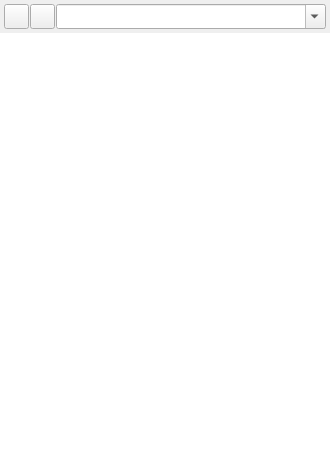
<?xml version="1.0" encoding="UTF-8"?>
<ui version="4.0">
 <class>dockBody</class>
 <widget class="QWidget" name="dockBody">
  <property name="geometry">
   <rect>
    <x>0</x>
    <y>0</y>
    <width>330</width>
    <height>470</height>
   </rect>
  </property>
  <property name="windowTitle">
   <string>Form</string>
  </property>
  <layout class="QVBoxLayout" name="verticalLayout_2">
   <property name="spacing">
    <number>0</number>
   </property>
   <property name="leftMargin">
    <number>0</number>
   </property>
   <property name="topMargin">
    <number>0</number>
   </property>
   <property name="rightMargin">
    <number>0</number>
   </property>
   <property name="bottomMargin">
    <number>0</number>
   </property>
   <item>
    <layout class="QVBoxLayout" name="verticalLayout">
     <property name="spacing">
      <number>0</number>
     </property>
     <item>
      <layout class="QHBoxLayout" name="horizontalLayout_2">
       <property name="spacing">
        <number>1</number>
       </property>
       <property name="leftMargin">
        <number>4</number>
       </property>
       <property name="topMargin">
        <number>4</number>
       </property>
       <property name="rightMargin">
        <number>4</number>
       </property>
       <property name="bottomMargin">
        <number>4</number>
       </property>
       <item>
        <widget class="QPushButton" name="add_class">
         <property name="minimumSize">
          <size>
           <width>0</width>
           <height>25</height>
          </size>
         </property>
         <property name="maximumSize">
          <size>
           <width>25</width>
           <height>25</height>
          </size>
         </property>
         <property name="text">
          <string/>
         </property>
         <property name="iconSize">
          <size>
           <width>25</width>
           <height>25</height>
          </size>
         </property>
        </widget>
       </item>
       <item>
        <widget class="QPushButton" name="remove">
         <property name="minimumSize">
          <size>
           <width>0</width>
           <height>25</height>
          </size>
         </property>
         <property name="maximumSize">
          <size>
           <width>25</width>
           <height>25</height>
          </size>
         </property>
         <property name="text">
          <string/>
         </property>
         <property name="iconSize">
          <size>
           <width>25</width>
           <height>25</height>
          </size>
         </property>
        </widget>
       </item>
       <item>
        <widget class="QComboBox" name="classes">
         <property name="minimumSize">
          <size>
           <width>0</width>
           <height>25</height>
          </size>
         </property>
         <property name="editable">
          <bool>true</bool>
         </property>
        </widget>
       </item>
      </layout>
     </item>
     <item>
      <widget class="QTreeWidget" name="tree">
       <property name="focusPolicy">
        <enum>Qt::NoFocus</enum>
       </property>
       <property name="frameShape">
        <enum>QFrame::NoFrame</enum>
       </property>
       <property name="verticalScrollBarPolicy">
        <enum>Qt::ScrollBarAlwaysOff</enum>
       </property>
       <property name="alternatingRowColors">
        <bool>false</bool>
       </property>
       <property name="indentation">
        <number>20</number>
       </property>
       <property name="uniformRowHeights">
        <bool>false</bool>
       </property>
       <attribute name="headerVisible">
        <bool>false</bool>
       </attribute>
       <attribute name="headerDefaultSectionSize">
        <number>150</number>
       </attribute>
       <column>
        <property name="text">
         <string>Class</string>
        </property>
       </column>
      </widget>
     </item>
    </layout>
   </item>
  </layout>
 </widget>
 <resources/>
 <connections/>
</ui>
